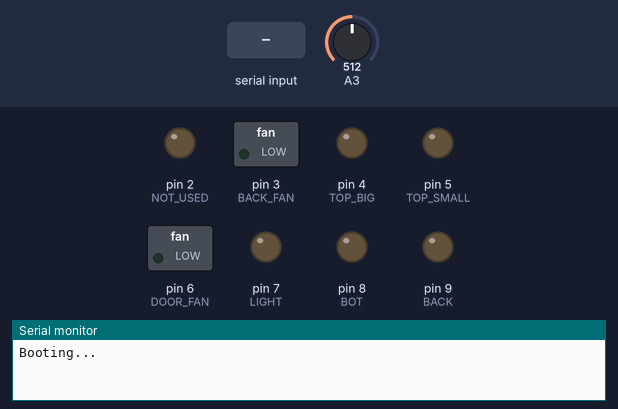
Bench run of a sketch on a simulated Arduino Uno, built with avr-gcc and run on an emulated ATmega328P. Parts: switched loads named in the sketch (green lamp = pin HIGH), output pins drawn as LEDs (lit = HIGH), the last lines printed to the serial monitor. Inputs (shaded band) come from the test bench; at power-on: A3 = 512.

Above: at 1.2 s.
1.3 s: "t" received over Serial
At 2.5 s:
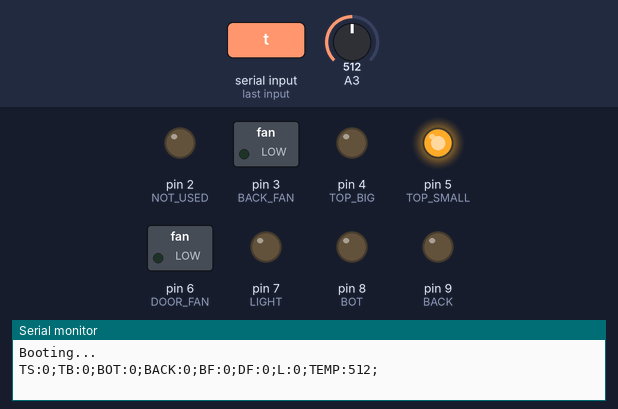
2.8 s: "T" received over Serial
At 3.7 s:
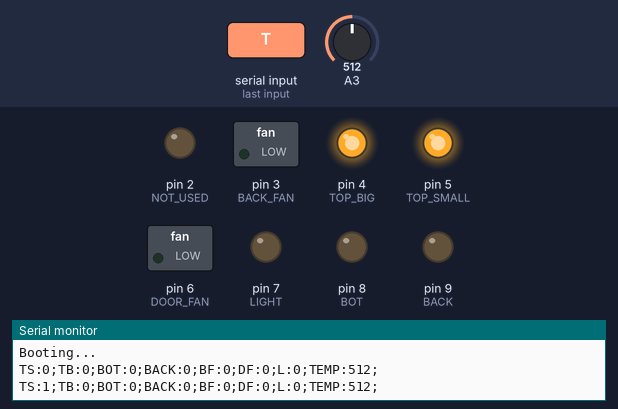
4.3 s: "b" received over Serial
At 4.9 s:
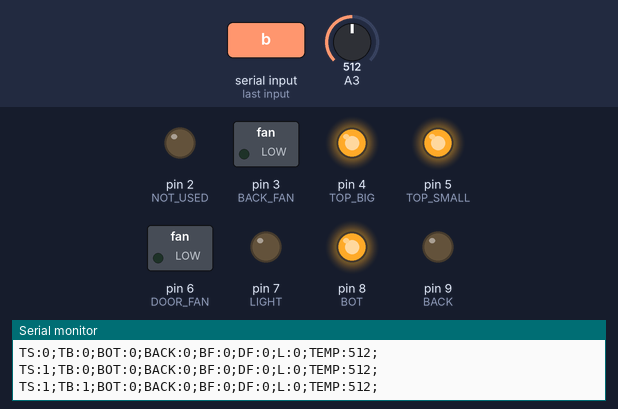
5.8 s: "z" received over Serial
At 7.0 s:
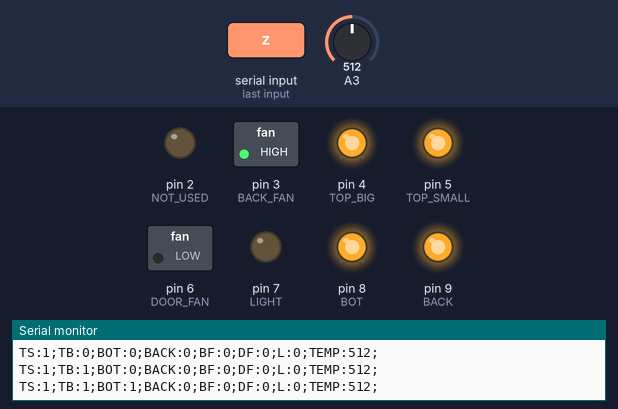
7.3 s: "d" received over Serial
At 8.3 s:
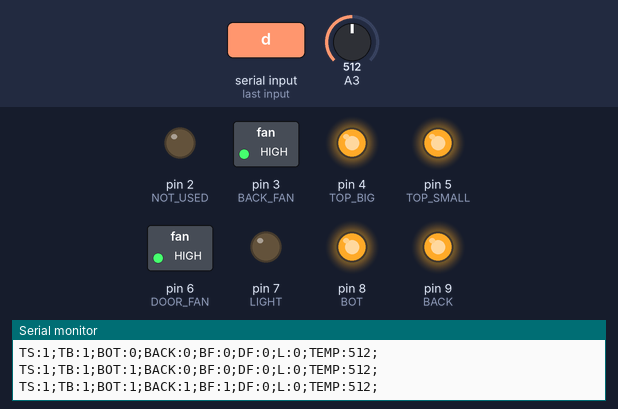
8.8 s: "f" received over Serial
At 9.5 s:
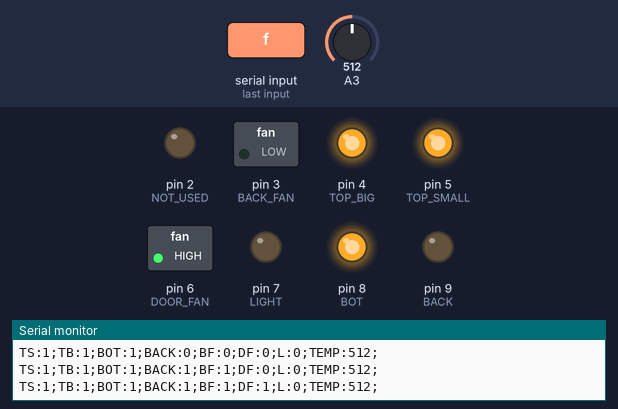
Timing chart, 0 to 15.3 s (numbered marks = the images above; inputs shaded):
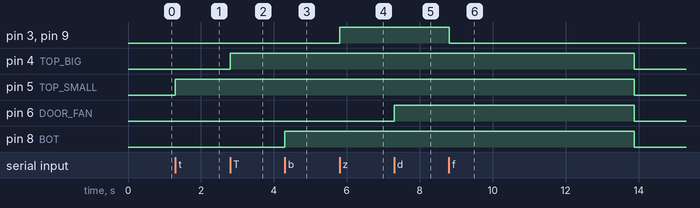

Measured:
- after the input at 1.3 s, pin 5 (TOP_SMALL): LOW → HIGH at once
- after the input at 2.8 s, pin 4 (TOP_BIG): LOW → HIGH at once
- after the input at 4.3 s, pin 8 (BOT): LOW → HIGH at once
- after the input at 5.8 s, pin 3 (BACK_FAN), pin 9 (BACK): LOW → HIGH at once
- after the input at 7.3 s, pin 6 (DOOR_FAN): LOW → HIGH at once
- after the input at 8.8 s, pin 3 (BACK_FAN), pin 9 (BACK): HIGH → LOW after 0.00 s instead of 3.6 s; pin 4 (TOP_BIG), pin 5 (TOP_SMALL), pin 6 (DOOR_FAN), pin 8 (BOT): HIGH → LOW after 5.1 s instead of 3.6 s

The sketch:

oven-control.ino
```cpp
#define TOP_SMALL 5
#define TOP_BIG   4
#define BOT       8
#define BACK      9
#define BACK_FAN  3
#define DOOR_FAN  6
#define LIGHT     7
#define NOT_USED  2

bool s_top_small;
bool s_top_big;
bool s_bot;
bool s_back;
bool s_back_fan;
bool s_door_fan;
bool s_light;

void set_relays(){
  digitalWrite(TOP_SMALL,s_top_small);
  digitalWrite(TOP_BIG,s_top_big);
  digitalWrite(BOT,s_bot);
  digitalWrite(BACK,s_back);
  digitalWrite(BACK_FAN,s_back_fan);
  digitalWrite(DOOR_FAN,s_door_fan);
  digitalWrite(LIGHT,s_light);
}

void stop_all(){
  s_top_small = false;
  s_top_big = false;
  s_bot = false;
  s_back = false;
  s_back_fan = false;
  s_door_fan = false;
  s_light =  false;
  set_relays();
}

void print_relays(){
  Serial.print("TS:");
  Serial.print(s_top_small);
  Serial.print(";TB:");
  Serial.print(s_top_big);
  Serial.print(";BOT:");
  Serial.print(s_bot);
  Serial.print(";BACK:");
  Serial.print(s_back);
  Serial.print(";BF:");
  Serial.print(s_back_fan);
  Serial.print(";DF:");
  Serial.print(s_door_fan);
  Serial.print(";L:");
  Serial.print(s_light);
  Serial.print(";");
}


void print_temp(){
  Serial.print("TEMP:");
  Serial.print(analogRead(A3));
  Serial.print(";");
}

void setup() {
  pinMode(TOP_SMALL,OUTPUT);
  pinMode(TOP_BIG,OUTPUT);
  pinMode(BOT,OUTPUT);
  pinMode(BACK,OUTPUT);
  pinMode(BACK_FAN,OUTPUT);
  pinMode(DOOR_FAN,OUTPUT);
  pinMode(LIGHT,OUTPUT);
  pinMode(NOT_USED,OUTPUT);
  digitalWrite(NOT_USED,false);

  Serial.begin(115200);
  Serial.println("Booting...");
}

int delaycnt;

void loop() {

  set_relays();

  while (!Serial.available() && delaycnt < 5000){
    delaycnt++;
    delay(1);
  }

  if (delaycnt >= 5000){
      stop_all();
      while (!Serial.available()){
        Serial.println("Safety power off");
        delay(1000);
      }
  }

  delaycnt = 0;

  print_relays();
  print_temp();
  Serial.println();

  if (Serial.available()){
    char ch;
    ch = Serial.read();
    switch(ch){
      case 't':
        s_top_small = !s_top_small;
        break;
      case 'T':
        s_top_big = !s_top_big;
        break;
      case 'b':
        s_bot = !s_bot;
        break;
      case 'z':
        if (!s_back){
          s_back = true;
          s_back_fan = true;
        } else {
          s_back = false;
          s_back_fan = false;
        }
        break;
      case 'f':
        s_back_fan = !s_back_fan;
        if (s_back && !s_back_fan){
          s_back = false;
        }
        break;
      case 'd':
        s_door_fan = !s_door_fan;
        break;
      case 'l':
        s_light = !s_light;
        break;
      case 'k': //keepalive packet
        break;
    }
  }

}
```
